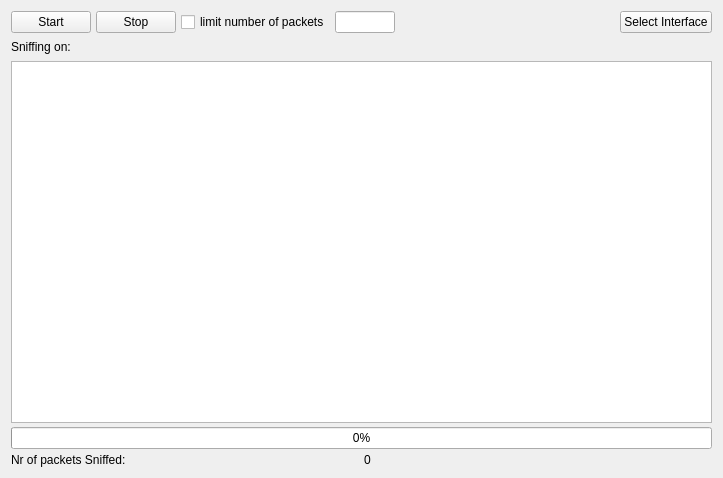
<?xml version="1.0" encoding="UTF-8"?>
<ui version="4.0">
 <class>PacketSniffingWidget</class>
 <widget class="QWidget" name="PacketSniffingWidget">
  <property name="geometry">
   <rect>
    <x>0</x>
    <y>0</y>
    <width>723</width>
    <height>478</height>
   </rect>
  </property>
  <property name="windowTitle">
   <string>Form</string>
  </property>
  <layout class="QVBoxLayout" name="verticalLayout_2">
   <item>
    <layout class="QVBoxLayout" name="verticalLayout">
     <property name="spacing">
      <number>4</number>
     </property>
     <item>
      <layout class="QHBoxLayout" name="horizontalLayout">
       <property name="spacing">
        <number>5</number>
       </property>
       <item>
        <widget class="QPushButton" name="start_button">
         <property name="text">
          <string>Start</string>
         </property>
        </widget>
       </item>
       <item>
        <widget class="QPushButton" name="stop_button">
         <property name="text">
          <string>Stop</string>
         </property>
        </widget>
       </item>
       <item>
        <widget class="QCheckBox" name="checkBox">
         <property name="text">
          <string>limit number of packets</string>
         </property>
         <property name="checkable">
          <bool>true</bool>
         </property>
        </widget>
       </item>
       <item>
        <widget class="QLineEdit" name="nr_of_packets_lineEdit">
         <property name="maximumSize">
          <size>
           <width>60</width>
           <height>16777215</height>
          </size>
         </property>
        </widget>
       </item>
       <item>
        <spacer name="horizontalSpacer">
         <property name="orientation">
          <enum>Qt::Horizontal</enum>
         </property>
         <property name="sizeHint" stdset="0">
          <size>
           <width>40</width>
           <height>20</height>
          </size>
         </property>
        </spacer>
       </item>
       <item>
        <widget class="QPushButton" name="select_interface_button">
         <property name="text">
          <string>Select Interface</string>
         </property>
        </widget>
       </item>
      </layout>
     </item>
     <item>
      <layout class="QHBoxLayout" name="horizontalLayout_3">
       <item>
        <widget class="QLabel" name="text_sniffing_on_label">
         <property name="text">
          <string>Sniffing on:</string>
         </property>
        </widget>
       </item>
       <item>
        <widget class="QLabel" name="sniffing_interface_label">
         <property name="text">
          <string/>
         </property>
        </widget>
       </item>
       <item>
        <spacer name="horizontalSpacer_2">
         <property name="orientation">
          <enum>Qt::Horizontal</enum>
         </property>
         <property name="sizeHint" stdset="0">
          <size>
           <width>40</width>
           <height>20</height>
          </size>
         </property>
        </spacer>
       </item>
      </layout>
     </item>
     <item>
      <widget class="QTableWidget" name="tableWidget"/>
     </item>
     <item>
      <widget class="QProgressBar" name="progressBar">
       <property name="enabled">
        <bool>true</bool>
       </property>
       <property name="value">
        <number>0</number>
       </property>
       <property name="textVisible">
        <bool>true</bool>
       </property>
      </widget>
     </item>
     <item>
      <layout class="QHBoxLayout" name="horizontalLayout_2">
       <item>
        <widget class="QLabel" name="text_nr_of_packets_label">
         <property name="text">
          <string>Nr of packets Sniffed:</string>
         </property>
        </widget>
       </item>
       <item>
        <widget class="QLabel" name="nr_of_packets_label">
         <property name="text">
          <string>0</string>
         </property>
        </widget>
       </item>
      </layout>
     </item>
    </layout>
   </item>
  </layout>
 </widget>
 <resources/>
 <connections/>
</ui>
